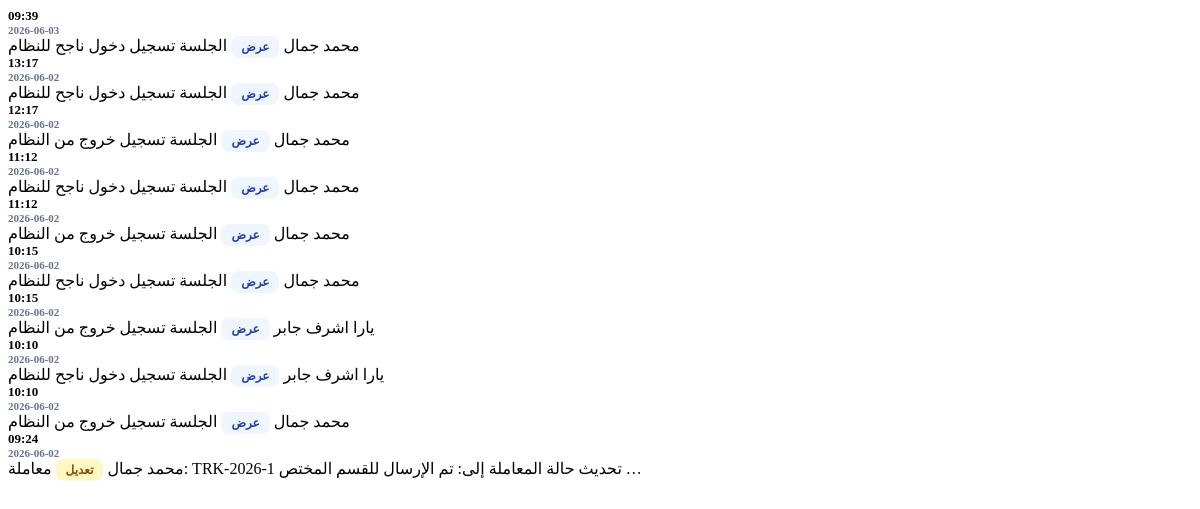
Before: /dashboard/activities-partial/ (signed in) with the older database file.
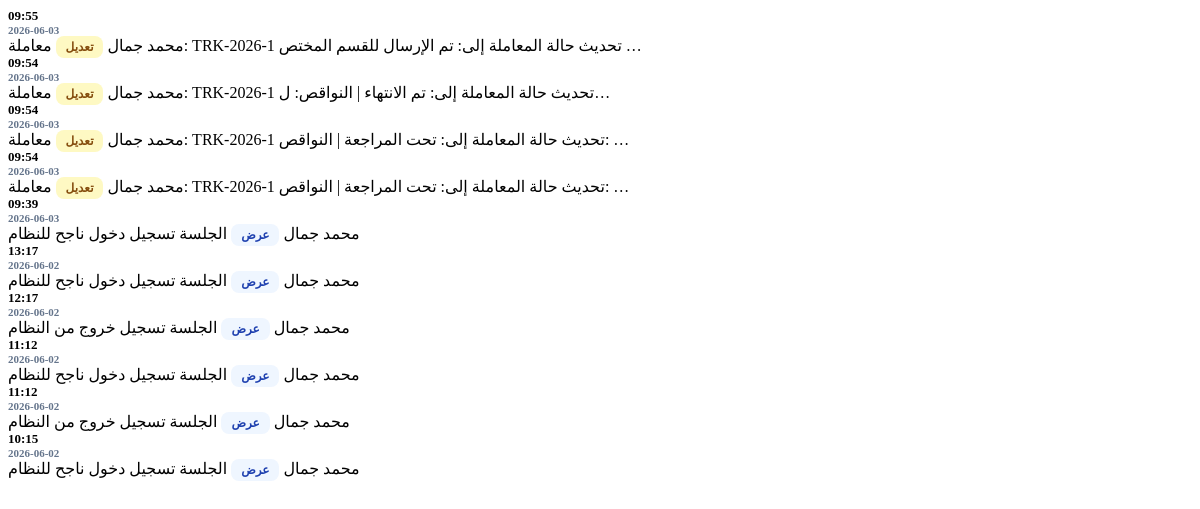
After: the same page with the newer database file.
### eams/models.py (models this page shows, shortened)
class AuditLog(models.Model):
    ACTION_CHOICES = (
        ('upload', 'رفع'),
        ('edit', 'تعديل'),
        ('delete', 'حذف'),
        ('view', 'عرض'),
    )
    user = models.ForeignKey(User, on_delete=models.SET_NULL, null=True, verbose_name="المستخدم")
    action = models.CharField(max_length=20, choices=ACTION_CHOICES, verbose_name="العملية")
    document_title = models.CharField(max_length=255, verbose_name="عنوان الوثيقة")
    timestamp = models.DateTimeField(auto_now_add=True, verbose_name="الوقت")
    details = models.TextField(blank=True, null=True, verbose_name="التفاصيل")
    @property
    def user_full_name(self):
        if self.user:
            if hasattr(self.user, 'profile') and self.user.profile.full_name:
                return self.user.profile.full_name
            return self.user.username
        return "النظام"
    @property
    def display_document_title(self):
        import re
        if self.document_title:
            return re.sub(r'TRK-(\d{4})-0*(\d+)', r'TRK-\1-\2', self.document_title)
        return self.document_title
    @property
    def display_details(self):
        import re
        if self.details:
            return re.sub(r'TRK-(\d{4})-0*(\d+)', r'TRK-\1-\2', self.details)
        return self.details

class Profile(models.Model):
    ROLE_CHOICES = (
        ('admin', 'مدير نظام'),
        ('employee', 'موظف'),
        ('viewer', 'مشاهد'),
    )
    user = models.OneToOneField(User, on_delete=models.CASCADE, related_name='profile')
    full_name = models.CharField(max_length=255, blank=True, null=True, verbose_name="الاسم بالكامل")
    job_title = models.CharField(max_length=255, blank=True, null=True, verbose_name="الوظيفة")
    department = models.CharField(max_length=255, blank=True, null=True, verbose_name="القسم")
    raw_password = models.CharField(max_length=255, blank=True, null=True, verbose_name="كلمة المرور الحالية (للمدير)")
    access_incoming = models.BooleanField(default=True, verbose_name="الأرشيف الوارد")
    access_outgoing = models.BooleanField(default=True, verbose_name="الأرشيف الصادر")
    access_internal = models.BooleanField(default=True, verbose_name="البريد الداخلي")
    access_reports = models.BooleanField(default=False, verbose_name="التقارير الإحصائية")
    access_categories = models.BooleanField(default=False, verbose_name="إدارة الأقسام")
    access_audit = models.BooleanField(default=False, verbose_name="سجل التحركات")
    access_users = models.BooleanField(default=False, verbose_name="إدارة المستخدمين")

### eams/views.py (the view)
# urls.py: path('dashboard/activities-partial/', views.dashboard_activities_partial, name='dashboard_activities_partial'),
@login_required
def dashboard_activities_partial(request):
    activities = AuditLog.objects.order_by('-timestamp')[:10]
    return render(request, 'eams/partials/activities.html', {'activities': activities})

### templates/eams/partials/activities.html
{% for log in activities %}
<tr style="border-bottom: 1px solid #f1f5f9;">
    <td style="padding: 15px 20px;">
        <div style="font-weight: 900; color: #000; font-size: 13px;">{{ log.timestamp|date:"H:i" }}</div>
        <div style="font-size: 11px; color: #64748b; font-weight: 700;">{{ log.timestamp|date:"Y-m-d" }}</div>
    </td>
    <td style="padding: 15px 20px; font-weight: 800; font-size: 14px; color: #000;">{{ log.user_full_name }}</td>
    <td style="padding: 15px 20px;">
        {% if log.action == 'upload' %}
        <span style="background: #dcfce7; color: #166534; padding: 4px 10px; border-radius: 8px; font-size: 12px; font-weight: 900;">{{ log.get_action_display }}</span>
        {% elif log.action == 'delete' %}
        <span style="background: #fee2e2; color: #991b1b; padding: 4px 10px; border-radius: 8px; font-size: 12px; font-weight: 900;">{{ log.get_action_display }}</span>
        {% elif log.action == 'edit' %}
        <span style="background: #fef9c3; color: #854d0e; padding: 4px 10px; border-radius: 8px; font-size: 12px; font-weight: 900;">{{ log.get_action_display }}</span>
        {% else %}
        <span style="background: #eff6ff; color: #1e40af; padding: 4px 10px; border-radius: 8px; font-size: 12px; font-weight: 900;">{{ log.get_action_display }}</span>
        {% endif %}
    </td>
    <td style="padding: 15px 20px; font-weight: 700; font-size: 13px;">{{ log.display_document_title|default:"---" }}</td>
    <td style="padding: 15px 20px; font-size: 12px; color: #64748b; font-weight: 700;">{{ log.display_details|truncatechars:50 }}</td>
</tr>
{% empty %}
<tr>
    <td colspan="5" style="text-align: center; padding: 30px; color: #64748b; font-weight: 800;">لا يوجد نشاط مسجل</td>
</tr>
{% endfor %}

Changed rows visible on the page:
no longer on this page (row unchanged): AuditLog: timestamp "10:15", timestamp "2026-06-02", user_full_name "يارا اشرف جابر", action "عرض", display_document_title "الجلسة", display_details "تسجيل خروج من النظام"
no longer on this page (row unchanged): AuditLog: timestamp "10:10", timestamp "2026-06-02", user_full_name "يارا اشرف جابر", action "عرض", display_document_title "الجلسة", display_details "تسجيل دخول ناجح للنظام"
no longer on this page (row unchanged): AuditLog: timestamp "10:10", timestamp "2026-06-02", user_full_name "محمد جمال", action "عرض", display_document_title "الجلسة", display_details "تسجيل خروج من النظام"
no longer on this page (row unchanged): AuditLog: timestamp "09:24", timestamp "2026-06-02", user_full_name "محمد جمال", action "تعديل", display_document_title "معاملة: TRK-2026-1", display_details "تحديث حالة المعاملة إلى: تم الإرسال للقسم المختص …"
added AuditLog: timestamp "09:55", timestamp "2026-06-03", user_full_name "محمد جمال", action "تعديل", display_document_title "معاملة: TRK-2026-1", display_details "تحديث حالة المعاملة إلى: تم الإرسال للقسم المختص …"
added AuditLog: timestamp "09:54", timestamp "2026-06-03", user_full_name "محمد جمال", action "تعديل", display_document_title "معاملة: TRK-2026-1", display_details "تحديث حالة المعاملة إلى: تم الانتهاء | النواقص: ل…"
added AuditLog: timestamp "09:54", timestamp "2026-06-03", user_full_name "محمد جمال", action "تعديل", display_document_title "معاملة: TRK-2026-1", display_details "تحديث حالة المعاملة إلى: تحت المراجعة | النواقص: …"
added AuditLog: timestamp "09:54", timestamp "2026-06-03", user_full_name "محمد جمال", action "تعديل", display_document_title "معاملة: TRK-2026-1", display_details "تحديث حالة المعاملة إلى: تحت المراجعة | النواقص: …"
